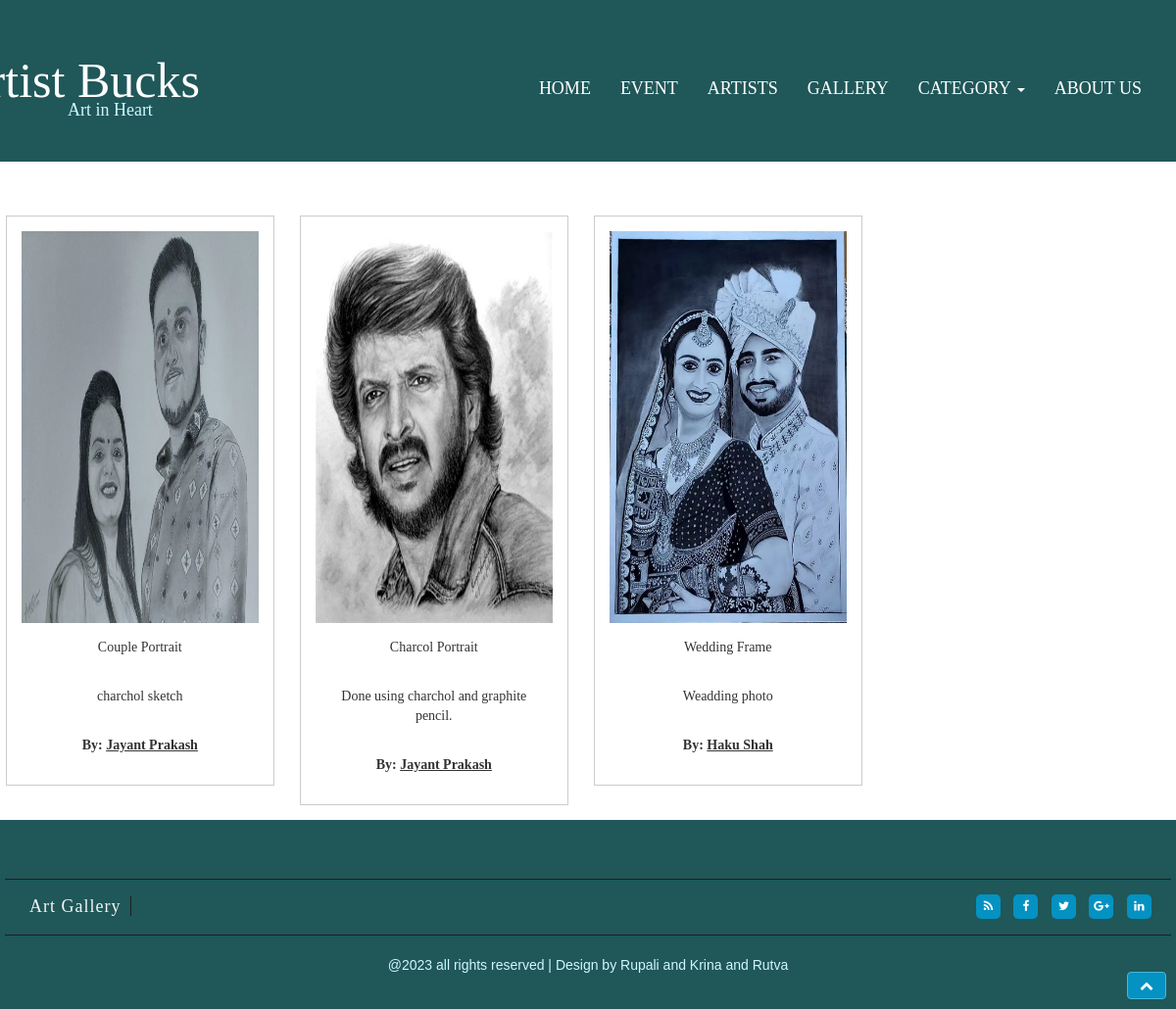
Page /category.php?cid=1 on the committed database.
### tables this page shows
CREATE TABLE `art` (
  `art_id` int(11) NOT NULL,
  `cat_id` int(10) NOT NULL,
  `art_name` varchar(100) NOT NULL,
  `art_desc` varchar(500) NOT NULL,
  `art_photo` varchar(250) NOT NULL,
  `artist_name` varchar(500) NOT NULL
);

### category.php (the view, shortened to what this page needs)
<?php
  include("header.php");
?>
<!DOCTYPE html>
<html>
<head>
	<link href="css/bootstrap.min.css" rel="stylesheet">
	<link href="css/style.css" rel="stylesheet">
	<link rel="stylesheet" type="text/css" href="css/font-awesome.min.css" />
	<link href='css/simplelightbox.min.css' rel='stylesheet' type='text/css'>
</head>
<body>
<br>
<br>
<?php
	$query= "select * from art where cat_id=".$_REQUEST["cid"];
	$result = mysqli_query($con,$query);
	while($data = mysqli_fetch_assoc($result))
	{
  ?>
  <div class="responsive">
  <div class="gallery">
    <a target="_blank" href="img_5terre.jpg">
      <img src="..paintings/<?php echo $data['art_photo'];?>" alt="Cinque Terre" width="600" height="400">
    </a>
    <div class="desc"><?php echo $data['art_name'];?> </div>
	<div class="desc"><?php echo $data['art_desc'];?> </div>
	<div class="desc"><b>By:&nbsp;<u><?php echo $data['artist_name'];?> </u></b></div>
  </div>
</div>
 <?php
	}
	?>
<div class="clearfix"></div>
</body>
</html>
<?php
include('footer.php');
?>

### css/style.css (style rules this page uses)
body { font-family: 'Aladin', cursive; }

### category.php (style rules this page uses)
div.gallery { border: 1px solid #ccc; padding:15px; width: 95%; }
div.gallery img { width: 100%; height: 50%; }
div.desc { padding: 15px; text-align: center; }
* { box-sizing: border-box; }
.responsive { padding: 15px 6px; float: left; width: 24.99999%; }
.clearfix:after { content: ""; display: table; clear: both; }

### rows in the picture
art: art_photo (picture), art_name "Couple Portrait", art_desc "charchol sketch", artist_name "Jayant Prakash"
art: art_photo (picture), art_name "Charcol Portrait", art_desc "Done using charchol and graphite pencil.", artist_name "Jayant Prakash"
art: art_photo (picture), art_name "Wedding Frame", art_desc "Weadding photo", artist_name "Haku Shah"
